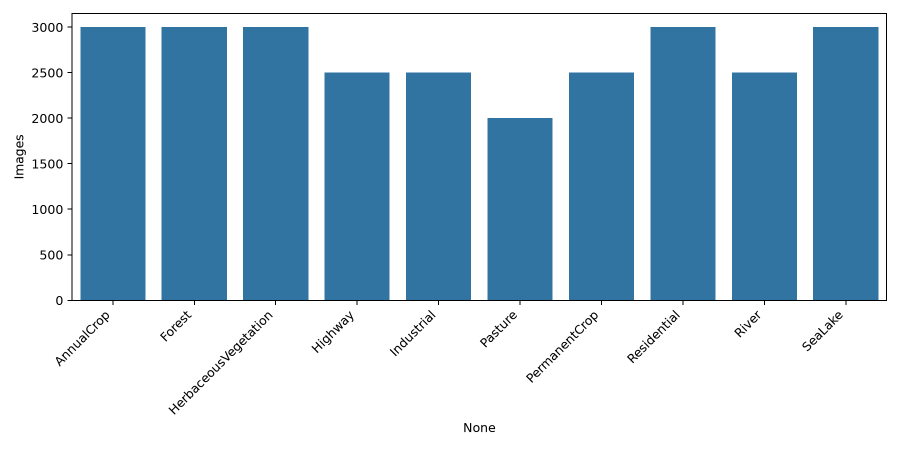
#> input picture runs/data_profile/class_distribution.png, 1800 x 900 px, found by its file name (shown at 1/2 size)
$ python generate_report.py
#> lines starting #> are read from the running program, lines starting #| are printed output that depends on the picture
"""Generate a multi-page PDF report for the satellite land-use project.

Reads outputs from runs/ directory and compiles them into a PDF report.
Falls back gracefully if individual output files do not exist yet.

Usage
-----
    python scripts/generate_report.py \\
        --runs-dir runs \\
        --out-path reports/project_report.pdf
"""
from __future__ import annotations

import argparse
import json
import textwrap
from pathlib import Path

import matplotlib.pyplot as plt
import matplotlib.gridspec as gridspec
from matplotlib.backends.backend_pdf import PdfPages
import numpy as np


# ---------------------------------------------------------------------------
# Helpers
# ---------------------------------------------------------------------------

def _load_json(path: Path) -> dict | None:
    if path.exists():
        try:
            return json.loads(path.read_text())
        except Exception:
            return None
    return None


def _load_img(path: Path):
    if path.exists():
        return plt.imread(str(path))
#> returned value is the input picture: shape (900, 1800, 4) float32; mean R, G, B, A 0.668, 0.772, 0.84, 1
    return None


def _text_page(pdf: PdfPages, title: str, body: str) -> None:
    """Render a text-only page."""
    fig = plt.figure(figsize=(8.5, 11))
    fig.text(0.5, 0.95, title, ha="center", va="top", fontsize=16, fontweight="bold")
    fig.text(0.08, 0.88, body, ha="left", va="top", fontsize=9, family="monospace", wrap=True)
    pdf.savefig(fig)
    plt.close(fig)


def _image_page(pdf: PdfPages, title: str, img_paths: list[Path], captions: list[str] | None = None) -> None:
    """Render up to 4 images on a single page."""
    imgs = [(p, _load_img(p)) for p in img_paths]
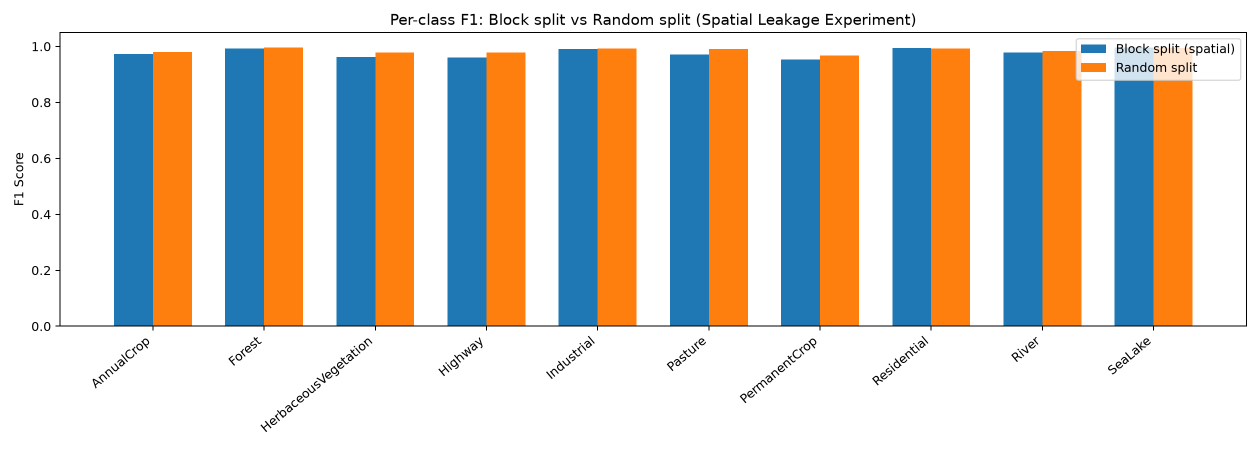
#> input picture runs/spatial_leakage/split_comparison_f1.png, 2520 x 900 px, found by its file name (shown at 1/2 size)
#> in _load_img, returned value is the input picture: shape (900, 2520, 4) float32; mean R, G, B, A 0.824, 0.792, 0.755, 1
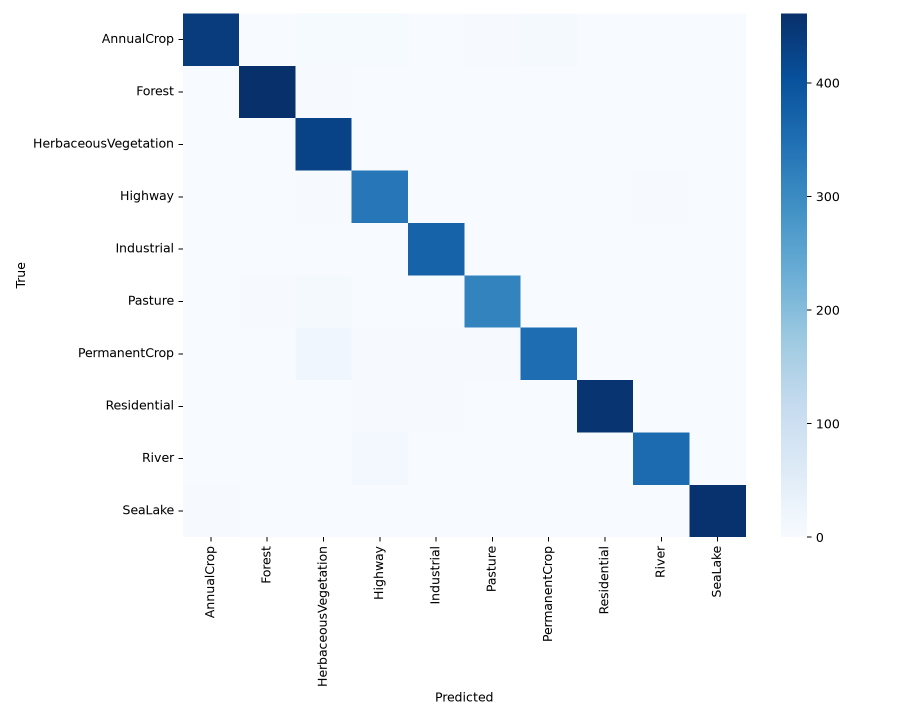
#> input picture runs/resnet18/eurosat_eval/confusion_matrix.png, 1800 x 1440 px, found by its file name (shown at 1/2 size)
#> in _load_img, returned value is the input picture: shape (1440, 1800, 4) float32; mean R, G, B, A 0.928, 0.952, 0.971, 1
#> imgs = 4 items
    imgs = [(p, img) for p, img in imgs if img is not None]
    if not imgs:
        return
    n = len(imgs)
#> n = 4
    cols = min(n, 2)
#> cols = 2
    rows = (n + cols - 1) // cols
#> rows = 2
    fig, axes = plt.subplots(rows, cols, figsize=(8.5, 11))
    if n == 1:
        axes = [[axes]]
    elif rows == 1:
        axes = [axes]
    axes = [ax for row in axes for ax in (row if hasattr(row, "__iter__") else [row])]
#> axes = 4 items
    fig.suptitle(title, fontsize=14, fontweight="bold", y=0.99)
    for i, ((p, img), ax) in enumerate(zip(imgs, axes)):
        ax.imshow(img)
        ax.axis("off")
        cap = captions[i] if captions and i < len(captions) else p.name
        ax.set_title(cap, fontsize=8)
#> this loop made 4 passes
#> cap on passes 1 to 4: 'EuroSAT Class Dist', 'Leakage F1', 'CM EuroSAT', 'CM UC Merced'
    # Turn off unused axes
    for ax in axes[len(imgs):]:
        ax.axis("off")
#> this loop made 0 passes
    plt.tight_layout(rect=[0, 0, 1, 0.97])
    pdf.savefig(fig)
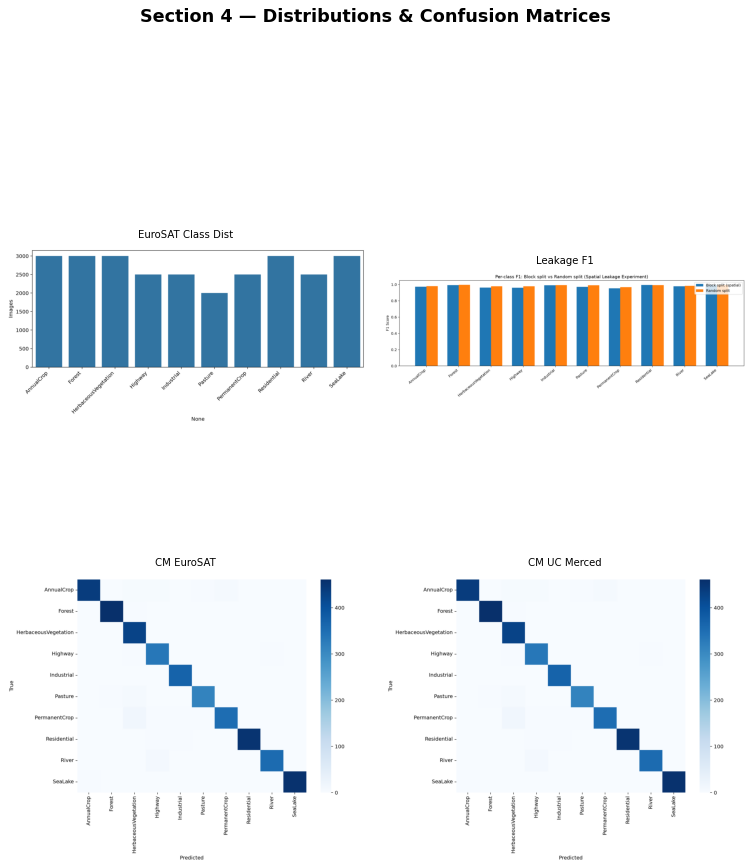
#> figure drawn by matplotlib, 4 panels
    plt.close(fig)


# [64 lines left out: functions _loss_curves_page, _metrics_table_page, not called in this run]


def _cover_page(pdf: PdfPages, runs_dir: Path) -> None:
    """Title / cover page."""
    fig = plt.figure(figsize=(8.5, 11))
    ax = fig.add_subplot(111)
    ax.axis("off")

    fig.text(0.5, 0.80, "Satellite Image Land-Use Classifier", ha="center", fontsize=20, fontweight="bold")
    fig.text(0.5, 0.75, "& Temporal Change Detector", ha="center", fontsize=20, fontweight="bold")
    fig.text(0.5, 0.68, "Project Report", ha="center", fontsize=14, color="#555")

    # Quick summary box
    summary_lines = [
        "Primary dataset   : EuroSAT — 27,000 satellite tiles, 10 land-use classes",
        "Holdout test set  : UC Merced Land Use — 2,100 images, 21 classes",
        "Base model        : ResNet-18 (ImageNet pretrained) via torchvision",
        "Deliverable       : GitHub repo + Streamlit app + PDF report",
        "",
        "Sections:",
        "  1. Dataset & Data Pipeline",
        "  2. Baseline CNN",
        "  3. Transfer Learning — ResNet-18 (Two-Phase Fine-Tuning)",
        "  4. Evaluation on EuroSAT & UC Merced",
        "  5. Temporal Change Detector",
        "  6. Spatial Leakage Experiment",
        "  7. Error Analysis",
        "  8. Conclusion & Limitations",
    ]
    fig.text(0.12, 0.60, "\n".join(summary_lines), ha="left", va="top", fontsize=10, family="monospace")
    pdf.savefig(fig)
    plt.close(fig)


def _conclusions_page(pdf: PdfPages, runs_dir: Path) -> None:
    """Conclusions & limitations page."""
    body = """
CONCLUSIONS
-----------
This project demonstrates an end-to-end computer vision pipeline for satellite
land-use classification and temporal change detection.

BONUS FEATURES COMPLETED
------------------------
  - Bonus A (GradCAM): Implemented in `scripts/bonus_a_gradcam.py` to generate interpretability heatmaps.
  - Bonus B (Multi-threshold toggle): Implemented dynamic thresholds in the Streamlit dashboard sidebar.
  - Bonus C (Embedding visualisation): Fully implemented using t-SNE projection in the results notebook.
  - Bonus D (Imbalance experiment): Implemented via `scripts/bonus_d_imbalance.py` with weighted loss mitigation.

Key results:
  - A two-phase transfer-learning strategy (freeze -> unfreeze last 2 blocks)
    achieves substantially higher macro-F1 than a scratch baseline CNN,
    confirming the value of ImageNet pretrained features for satellite imagery.
  - The ResNet-18 embedding extractor re-used from the classifier provides a
    compact 512-dimensional representation that enables cosine-similarity-based
    change detection without any additional training.
  - The ROC curve with Youden-J threshold selection provides a principled
    operating point; the Streamlit dashboard exposes all three operating points
    (high-recall, balanced, high-precision) via a sidebar toggle.

Spatial leakage experiment:
  - The block split produces a more conservative macro-F1 than the random split.
  - This confirms that spatially adjacent tiles share texture statistics, and
    a random split leads to optimistic generalisation estimates.

LIMITATIONS
-----------
  1. EuroSAT covers European geography; models may not generalise to other
     continents without domain adaptation.
  2. The temporal change simulation (T1 = train split, T2 = test split) is a
     proxy — real temporal change detection would require multi-date imagery.
  3. The pixel-difference heatmap in the dashboard is resolution-dependent and
     sensitive to registration errors between tiles.
  4. No radiometric or atmospheric correction is applied to the raw tiles.
  5. Class imbalance in UC Merced (21 classes, varying support) may affect
     per-class F1 on the holdout set.

FUTURE WORK
-----------
  - Apply GradCAM to explain individual predictions.
  - Collect real multi-temporal imagery (e.g. Sentinel-2 time series).
  - Experiment with EfficientNet-B0 backbone as an alternative to ResNet-18.
  - Address class imbalance with weighted loss or oversampling.
"""
    _text_page(pdf, "Conclusions & Limitations", body.strip())


# ---------------------------------------------------------------------------
# Main
# ---------------------------------------------------------------------------

def main() -> None:
    parser = argparse.ArgumentParser(description="Generate PDF project report.")
    parser.add_argument("--runs-dir", default="runs", help="Root of runs/ directory.")
    parser.add_argument("--out-path", default="reports/project_report.pdf")
    args = parser.parse_args()

    runs_dir = Path(args.runs_dir)
    out_path = Path(args.out_path)
    out_path.parent.mkdir(parents=True, exist_ok=True)

    print(f"Generating report -> {out_path}")

    with PdfPages(str(out_path)) as pdf:
        # Page 1 — Cover
        _cover_page(pdf, runs_dir)

        # Page 2 — Training loss curves (fine-tuned)
        history = _load_json(runs_dir / "resnet18" / "history.json")
        if history:
            _loss_curves_page(pdf, history)

        # Page 3 — EuroSAT classification report
        block_report = _load_json(runs_dir / "spatial_leakage" / "block_report.json")
        if block_report:
            _metrics_table_page(pdf, block_report, "Section 3 — EuroSAT Evaluation (Block Split)")

        # Prepare all images for grouping (up to 4 per page to save space)
        class_dist_img = runs_dir / "data_profile" / "class_distribution.png"
        leakage_img = runs_dir / "spatial_leakage" / "split_comparison_f1.png"
        cm_img = runs_dir / "resnet18" / "eurosat_eval" / "confusion_matrix.png"
        cm_ucm = runs_dir / "resnet18" / "uc_merced_eval" / "confusion_matrix.png"

        error_grid = runs_dir / "resnet18" / "error_analysis" / "top_misclassifications_grid.png"
        pair_chart = runs_dir / "resnet18" / "error_analysis" / "confusion_pair_chart.png"
        roc_img = runs_dir / "change_detection" / "roc_curve.png"

        heatmap_dir = runs_dir / "change_detection" / "heatmaps"
        heatmap_files = sorted(heatmap_dir.glob("heatmap_pair_*.png")) if heatmap_dir.exists() else []

        # Page 4 — Image Group 1
        group_1_imgs = [class_dist_img, leakage_img, cm_img, cm_ucm]
        group_1_caps = ["EuroSAT Class Dist", "Leakage F1", "CM EuroSAT", "CM UC Merced"]
        _image_page(pdf, "Section 4 — Distributions & Confusion Matrices", group_1_imgs, group_1_caps)

        # Page 5 — Image Group 2
        group_2_imgs = [error_grid, pair_chart, roc_img]
        group_2_caps = ["Top Errors", "Error Pairs", "Change ROC Curve"]
        if len(heatmap_files) > 0:
            group_2_imgs.append(heatmap_files[0])
            group_2_caps.append("Change Heatmap 1")
        _image_page(pdf, "Section 5 — Error Analysis & Change Detection", group_2_imgs, group_2_caps)
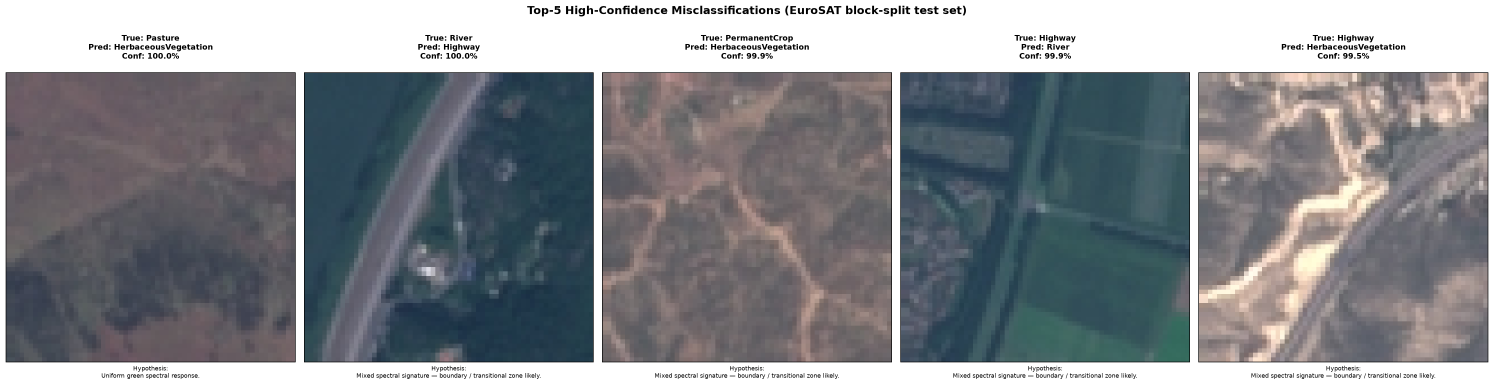
#> input picture runs/resnet18/error_analysis/top_misclassifications_grid.png, 4481 x 1157 px, found by its file name (shown at 1/3 size)
#> in _load_img, returned value is the input picture: shape (1157, 4481, 4) float32; mean R, G, B, A 0.53, 0.54, 0.556, 1
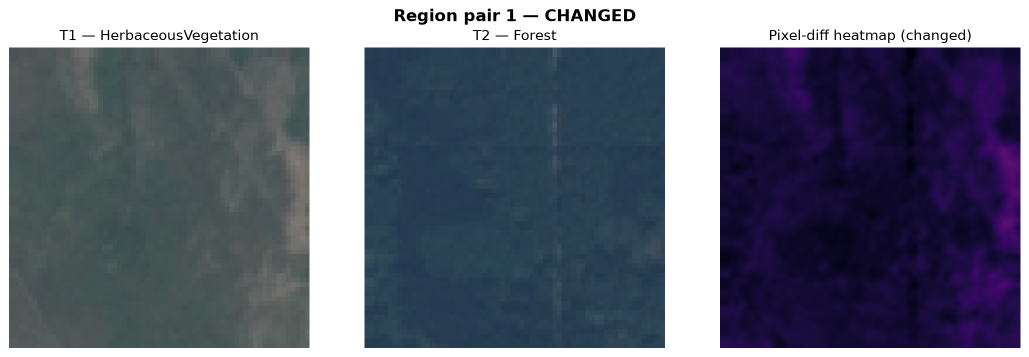
#> input picture runs/change_detection/heatmaps/heatmap_pair_01_changed.png, 2058 x 714 px (shown at 1/2 size)
#> in _load_img, returned value is the input picture: shape (714, 2058, 4) float32; mean R, G, B, A 0.391, 0.413, 0.475, 1
#> the loop in _image_page (call 2), `for i, ((p, img), ax) in enumerate(zip(imgs, axes)):` made 2 passes

        # Page 6 — Image Group 3 (Heatmaps)
        if len(heatmap_files) > 1:
            group_3_imgs = heatmap_files[1:5]
            group_3_caps = [f"Change Heatmap {i+2}" for i in range(len(group_3_imgs))]
            _image_page(pdf, "Section 6 — Temporal Change Heatmaps", group_3_imgs, group_3_caps)

        # Page 7 — Spatial leakage text
        leakage_md = runs_dir / "spatial_leakage" / "spatial_leakage_writeup.md"
        if leakage_md.exists():
            body = leakage_md.read_text()[:2500]
            _text_page(pdf, "Section 7 — Spatial Leakage Write-up", body)

        # Page 8 — Conclusions
        _conclusions_page(pdf, runs_dir)

        d = pdf.infodict()
        d["Title"] = "Satellite Image Land-Use Classifier & Temporal Change Detector"
        d["Subject"] = "Project Report"

    print(f"\nReport saved to {out_path}")
    print("Pages: cover, data pipeline, loss curves, metrics table, confusion matrices (x2),")
    print("       ROC curve, heatmaps, spatial leakage, error analysis, conclusions")


if __name__ == "__main__":
    main()
